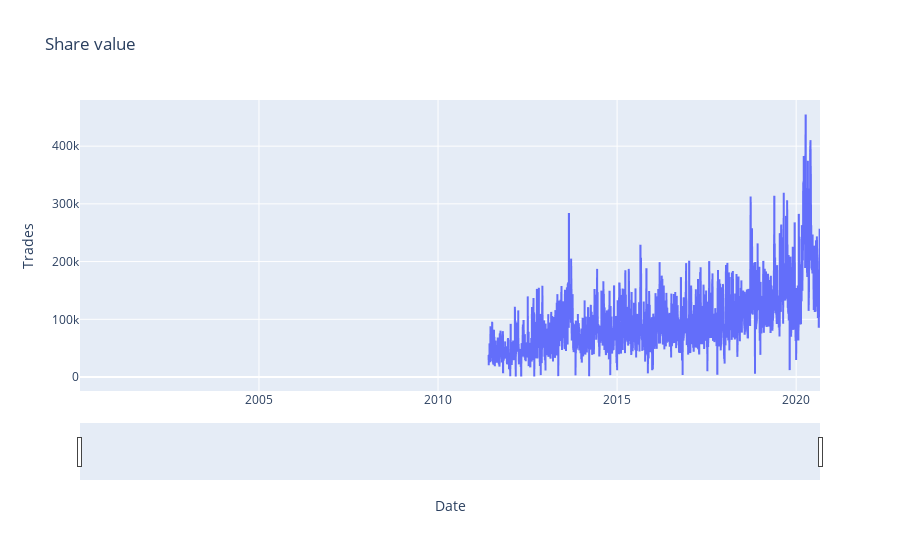

Write notebook code for a chart like this one.
### Code cell
lineplot('Trades','28-10-2019','28-10-2020',allCSV,['HDFC'])

### Figure 1 — Plotly figure (JSON) as saved in the notebook; plotly's stock layout.template omitted (floating-point values rounded to 4 significant figures; data arrays with more than 128 entries replaced by an {"elided": "..."} marker saying what was removed)
{"data": [{"hovertemplate": "Date=%{x}<br>Trades=%{y}<extra></extra>", "legendgroup": "", "line": {"color": "#636efa", "dash": "solid"}, "mode": "lines", "name": "", "showlegend": false, "type": "scattergl", "x": {"elided": "5141 str values"}, "xaxis": "x", "y": {"elided": "5141 int values"}, "yaxis": "y"}], "layout": {"legend": {"tracegroupgap": 0}, "title": {"text": "Share value"}, "xaxis": {"anchor": "y", "domain": [0, 1], "rangeslider": {"visible": true}, "title": {"text": "Date"}}, "yaxis": {"anchor": "x", "domain": [0, 1], "title": {"text": "Trades"}}}}
